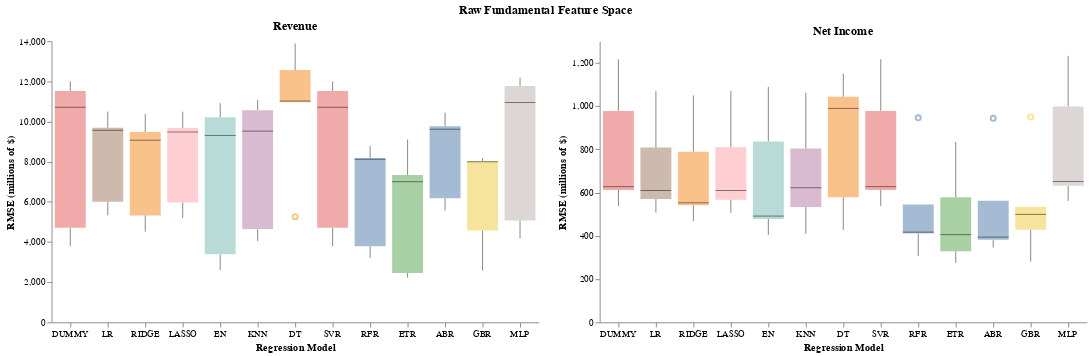

Notebook cell for this chart:
### Code cell
full_chart2 = (rev_chart2 | ear_chart2 ).properties(
    title=alt.TitleParams('Raw Fundamental Feature Space', anchor='middle'))
full_chart2.configure_view(stroke=None)

### Figure 1 — Vega-Lite specification as saved in the notebook (floating-point values rounded to 4 significant figures)
{"config": {"view": {"continuousWidth": 300, "continuousHeight": 300, "stroke": null}}, "hconcat": [{"data": {"name": "data-4ae3cece6da3436d38f5d94b379c0a46"}, "mark": {"type": "boxplot", "median": {"color": "black", "strokeWidth": 3}, "opacity": 0.5, "size": 33}, "encoding": {"color": {"field": "model", "legend": null, "type": "nominal"}, "x": {"axis": {"grid": false, "labelAngle": 0}, "field": "model", "sort": ["DUMMY", "LR", "RIDGE", "LASSO", "EN", "KNN", "DT", "SVR", "RFR", "ETR", "ABR", "GBR", "MLP"], "title": "Regression Model", "type": "nominal"}, "y": {"axis": {"grid": false}, "field": "rmse", "title": "RMSE (millions of $)", "type": "quantitative"}}, "height": 300, "title": "Revenue", "width": 520}, {"data": {"name": "data-ac718b67b5bbabf299ba0b711232af65"}, "mark": {"type": "boxplot", "median": {"color": "black", "strokeWidth": 3}, "opacity": 0.5, "size": 33}, "encoding": {"color": {"field": "model", "legend": null, "type": "nominal"}, "x": {"axis": {"grid": false, "labelAngle": 0}, "field": "model", "sort": ["DUMMY", "LR", "RIDGE", "LASSO", "EN", "KNN", "DT", "SVR", "RFR", "ETR", "ABR", "GBR", "MLP"], "title": "Regression Model", "type": "nominal"}, "y": {"axis": {"grid": false}, "field": "rmse", "title": "RMSE (millions of $)", "type": "quantitative"}}, "height": 300, "title": "Net Income", "width": 520}], "title": {"text": "Raw Fundamental Feature Space", "anchor": "middle"}, "$schema": "https://vega.github.io/schema/vega-lite/v5.20.1.json", "datasets": {"data-4ae3cece6da3436d38f5d94b379c0a46": [{"model": "DUMMY", "rmse": 4708.0}, {"model": "DUMMY", "rmse": 12000.0}, {"model": "DUMMY", "rmse": 10710.0}, {"model": "DUMMY", "rmse": 11520.0}, {"model": "DUMMY", "rmse": 3794.0}, {"model": "LR", "rmse": 6010.0}, {"model": "LR", "rmse": 10500.0}, {"model": "LR", "rmse": 9565.0}, {"model": "LR", "rmse": 9690.0}, {"model": "LR", "rmse": 5327.0}, {"model": "RIDGE", "rmse": 5316.0}, {"model": "RIDGE", "rmse": 10390.0}, {"model": "RIDGE", "rmse": 9071.0}, {"model": "RIDGE", "rmse": 9479.0}, {"model": "RIDGE", "rmse": 4518.0}, {"model": "LASSO", "rmse": 5972.0}, {"model": "LASSO", "rmse": 10490.0}, {"model": "LASSO", "rmse": 9479.0}, {"model": "LASSO", "rmse": 9674.0}, {"model": "LASSO", "rmse": 5193.0}, {"model": "EN", "rmse": 3388.0}, {"model": "EN", "rmse": 10910.0}, {"model": "EN", "rmse": 9308.0}, {"model": "EN", "rmse": 10210.0}, {"model": "EN", "rmse": 2609.0}, {"model": "KNN", "rmse": 4644.0}, {"model": "KNN", "rmse": 11070.0}, {"model": "KNN", "rmse": 9524.0}, {"model": "KNN", "rmse": 10560.0}, {"model": "KNN", "rmse": 4052.0}, {"model": "DT", "rmse": 12560.0}, {"model": "DT", "rmse": 11020.0}, {"model": "DT", "rmse": 13890.0}, {"model": "DT", "rmse": 10960.0}, {"model": "DT", "rmse": 5259.0}, {"model": "SVR", "rmse": 4708.0}, {"model": "SVR", "rmse": 12000.0}, {"model": "SVR", "rmse": 10710.0}, {"model": "SVR", "rmse": 11520.0}, {"model": "SVR", "rmse": 3794.0}, {"model": "RFR", "rmse": 3787.0}, {"model": "RFR", "rmse": 8784.0}, {"model": "RFR", "rmse": 8121.0}, {"model": "RFR", "rmse": 8189.0}, {"model": "RFR", "rmse": 3210.0}, {"model": "ETR", "rmse": 2459.0}, {"model": "ETR", "rmse": 9102.0}, {"model": "ETR", "rmse": 7003.0}, {"model": "ETR", "rmse": 7338.0}, {"model": "ETR", "rmse": 2228.0}, {"model": "ABR", "rmse": 6184.0}, {"model": "ABR", "rmse": 10450.0}, {"model": "ABR", "rmse": 9767.0}, {"model": "ABR", "rmse": 9619.0}, {"model": "ABR", "rmse": 5571.0}, {"model": "GBR", "rmse": 4569.0}, {"model": "GBR", "rmse": 8169.0}, {"model": "GBR", "rmse": 8038.0}, {"model": "GBR", "rmse": 7996.0}, {"model": "GBR", "rmse": 2575.0}, {"model": "MLP", "rmse": 5076.0}, {"model": "MLP", "rmse": 12190.0}, {"model": "MLP", "rmse": 10950.0}, {"model": "MLP", "rmse": 11770.0}, {"model": "MLP", "rmse": 4177.0}], "data-ac718b67b5bbabf299ba0b711232af65": [{"model": "DUMMY", "rmse": 538.0}, {"model": "DUMMY", "rmse": 612.1}, {"model": "DUMMY", "rmse": 1216.0}, {"model": "DUMMY", "rmse": 977.9}, {"model": "DUMMY", "rmse": 627.4}, {"model": "LR", "rmse": 507.5}, {"model": "LR", "rmse": 570.2}, {"model": "LR", "rmse": 1069.0}, {"model": "LR", "rmse": 808.5}, {"model": "LR", "rmse": 609.5}, {"model": "RIDGE", "rmse": 468.5}, {"model": "RIDGE", "rmse": 541.1}, {"model": "RIDGE", "rmse": 1049.0}, {"model": "RIDGE", "rmse": 789.2}, {"model": "RIDGE", "rmse": 552.8}, {"model": "LASSO", "rmse": 506.5}, {"model": "LASSO", "rmse": 567.1}, {"model": "LASSO", "rmse": 1070.0}, {"model": "LASSO", "rmse": 809.2}, {"model": "LASSO", "rmse": 609.5}, {"model": "EN", "rmse": 404.6}, {"model": "EN", "rmse": 491.4}, {"model": "EN", "rmse": 1089.0}, {"model": "EN", "rmse": 836.5}, {"model": "EN", "rmse": 477.9}, {"model": "KNN", "rmse": 409.8}, {"model": "KNN", "rmse": 622.4}, {"model": "KNN", "rmse": 1062.0}, {"model": "KNN", "rmse": 804.2}, {"model": "KNN", "rmse": 533.4}, {"model": "DT", "rmse": 427.5}, {"model": "DT", "rmse": 579.0}, {"model": "DT", "rmse": 1151.0}, {"model": "DT", "rmse": 989.4}, {"model": "DT", "rmse": 1043.0}, {"model": "SVR", "rmse": 538.0}, {"model": "SVR", "rmse": 612.1}, {"model": "SVR", "rmse": 1216.0}, {"model": "SVR", "rmse": 977.9}, {"model": "SVR", "rmse": 627.4}, {"model": "RFR", "rmse": 306.8}, {"model": "RFR", "rmse": 417.3}, {"model": "RFR", "rmse": 945.8}, {"model": "RFR", "rmse": 545.0}, {"model": "RFR", "rmse": 411.2}, {"model": "ETR", "rmse": 275.2}, {"model": "ETR", "rmse": 328.3}, {"model": "ETR", "rmse": 834.5}, {"model": "ETR", "rmse": 578.7}, {"model": "ETR", "rmse": 405.6}, {"model": "ABR", "rmse": 345.8}, {"model": "ABR", "rmse": 394.1}, {"model": "ABR", "rmse": 943.6}, {"model": "ABR", "rmse": 562.3}, {"model": "ABR", "rmse": 381.8}, {"model": "GBR", "rmse": 280.9}, {"model": "GBR", "rmse": 428.3}, {"model": "GBR", "rmse": 950.1}, {"model": "GBR", "rmse": 499.2}, {"model": "GBR", "rmse": 534.5}, {"model": "MLP", "rmse": 561.6}, {"model": "MLP", "rmse": 631.2}, {"model": "MLP", "rmse": 1232.0}, {"model": "MLP", "rmse": 998.4}, {"model": "MLP", "rmse": 651.1}]}}
